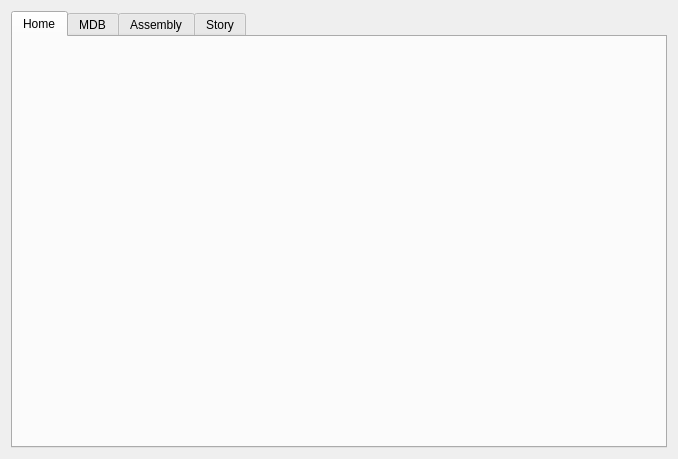
<?xml version="1.0" encoding="UTF-8"?>
<ui version="4.0">
 <class>widget_tabs</class>
 <widget class="QWidget" name="widget_tabs">
  <property name="geometry">
   <rect>
    <x>0</x>
    <y>0</y>
    <width>678</width>
    <height>459</height>
   </rect>
  </property>
  <property name="windowTitle">
   <string notr="true">Carotene</string>
  </property>
  <layout class="QVBoxLayout" name="verticalLayout">
   <item>
    <widget class="QTabWidget" name="tabWidget">
     <property name="sizePolicy">
      <sizepolicy hsizetype="Minimum" vsizetype="Minimum">
       <horstretch>0</horstretch>
       <verstretch>0</verstretch>
      </sizepolicy>
     </property>
     <property name="currentIndex">
      <number>0</number>
     </property>
     <widget class="QWidget" name="tab_home">
      <attribute name="title">
       <string notr="true">Home</string>
      </attribute>
     </widget>
     <widget class="QWidget" name="tab_2">
      <attribute name="title">
       <string>MDB</string>
      </attribute>
     </widget>
     <widget class="QWidget" name="tab_3">
      <attribute name="title">
       <string>Assembly</string>
      </attribute>
     </widget>
     <widget class="QWidget" name="tab_4">
      <attribute name="title">
       <string>Story</string>
      </attribute>
     </widget>
    </widget>
   </item>
  </layout>
 </widget>
 <resources/>
 <connections/>
</ui>
